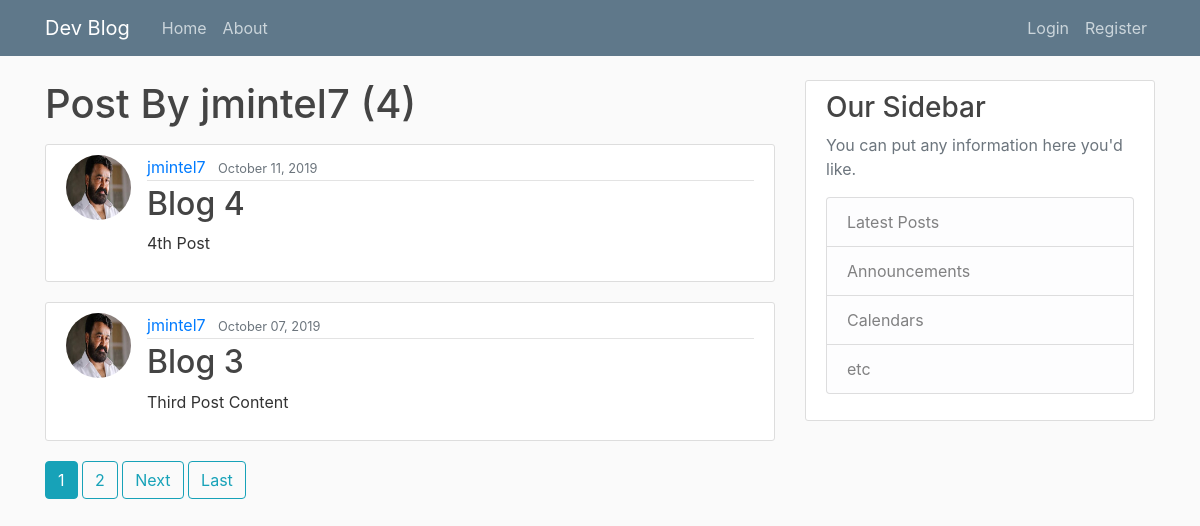
//user/jmintel7/, run on an earlier commit of the app's database.
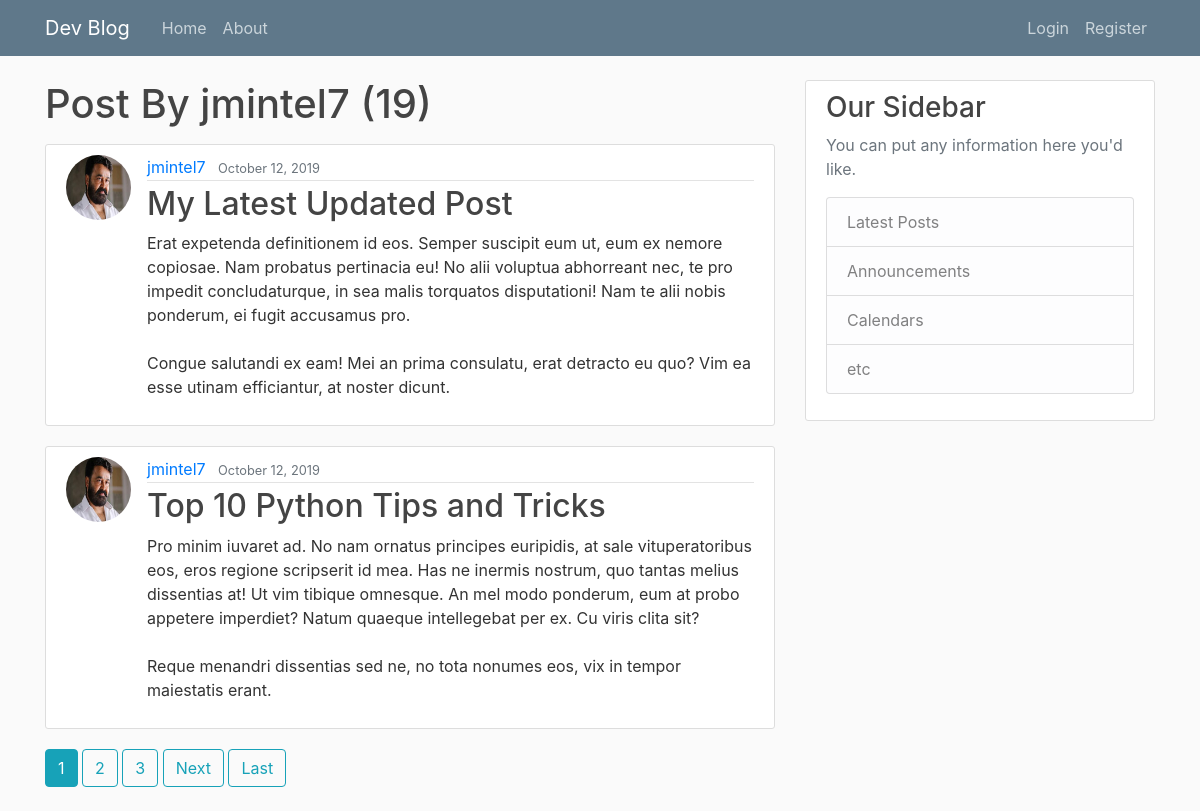
And on a later commit of the database.
### blog/models.py (models this page shows, shortened)
class Post(models.Model):
    title = models.CharField(max_length=100)
    content = models.TextField()
    date_posted = models.DateTimeField(default=timezone.now)
    author = models.ForeignKey(User, on_delete=models.CASCADE)

### users/models.py (models this page shows, shortened)
class Profile(models.Model):
    user = models.OneToOneField(User, on_delete=models.CASCADE)
    image = models.ImageField(default='default.jpg', upload_to= 'profile_pics/')

### blog/views.py (the view)
# urls.py: path('/user/<str:username>/', UserPostListView.as_view(), name='user-posts'),
class UserPostListView(ListView):
    model = Post
    template_name = 'blog/user_posts.html' # <app>/<model>_<viewtype>.html
    context_object_name = 'posts'
    ordering = ['-date_posted']
    paginate_by = 2
    def get_queryset(self):
        user = get_object_or_404(User, username = self.kwargs.get('username'))
        return Post.objects.filter(author = user).order_by('-date_posted')

### blog/templates/blog/user_posts.html (shortened to what this page needs)
{% extends 'blog/base.html' %}
{% block content %}
    <h1 class="mb-3">Post By {{ view.kwargs.username }} ({{ page_obj.paginator.count }})</h1>
    {% for post in posts %}
        <article class="media content-section">
            <img class="rounded-circle article-img" src="{{ post.author.profile.image.url }}">
            <div class="media-body">
                <div class="article-metadata">
                      <a class="mr-2" href="{% url 'user-posts' post.author.username %}">{{ post.author }}</a>
                      <small class="text-muted">{{ post.date_posted|date:"F d, Y" }}</small>
                </div>
                <h2><a class="article-title" href="{% url 'post-detail' post.id %}">{{ post.title }}</a></h2>
                <p class="article-content">{{ post.content }}</p>
            </div>
        </article>
    {% endfor %}
    {% if is_paginated %}
        {% for num in page_obj.paginator.page_range %}
            {% if page_obj.number == num %}
                <a class="btn btn-info mb-4" href="?page={{ num }}">{{ num }}</a>
            {% elif num > page_obj.number|add:'-3' and num < page_obj.number|add:'3' %}
                <a class="btn btn-outline-info mb-4" href="?page={{ num }}">{{ num }}</a>
            {% endif %}
        {% endfor %}
        {% if page_obj.has_next %}
            <a class="btn btn-outline-info mb-4" href="?page={{ page_obj.next_page_number }}">Next</a>
            <a class="btn btn-outline-info mb-4" href="?page={{ page_obj.paginator.num_pages }}">Last </a>
        {% endif %}
    {% endif %}
{% endblock content %}

What changed in the data, as far as the page shows it:
no longer on this page (row unchanged): Post: author.profile.image (picture), author "jmintel7", date_posted "October 11, 2019", title "Blog 4", content "4th Post"
no longer on this page (row unchanged): Post: author.profile.image (picture), author "jmintel7", date_posted "October 07, 2019", title "Blog 3", content "Third Post Content"
added Post: author.profile.image (picture), author "jmintel7", date_posted "October 12, 2019", title "My Latest Updated Post", content "Erat expetenda definitionem id eos. Semper suscipit eum ut, eum ex nemore copiosae. Nam probatus pertinacia eu! No alii voluptua abhorreant nec, te pro impedit concludaturque, in sea malis torquatos disputationi! Nam te alii nobis ponderum, ei fugit accusamus pro. Congue salutandi ex eam! Mei an prima consulatu, erat detracto eu quo? Vim ea esse utinam efficiantur, at noster dicunt."
added Post: author.profile.image (picture), author "jmintel7", date_posted "October 12, 2019", title "Top 10 Python Tips and Tricks", content "Pro minim iuvaret ad. No nam ornatus principes euripidis, at sale vituperatoribus eos, eros regione scripserit id mea. Has ne inermis nostrum, quo tantas melius dissentias at! Ut vim tibique omnesque. An mel modo ponderum, eum at probo appetere imperdiet? Natum quaeque intellegebat per ex. Cu viris clita sit? Reque menandri dissentias sed ne, no tota nonumes eos, vix in tempor maiestatis erant."
Also different on the page:
{{ page_obj.paginator.count }}: "4" → "19"
new list line: "3"
